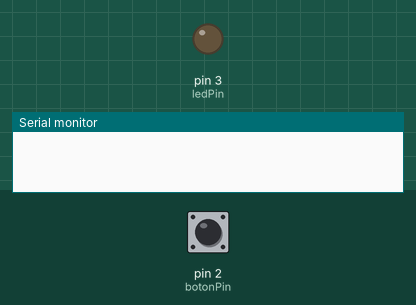
This sketch was run on a simulated Arduino Uno, built with avr-gcc and run on an emulated ATmega328P. Shown: output pins drawn as LEDs (lit = HIGH), the last lines printed to the serial monitor. The test bench sets the inputs (shaded band); at power-on: pin 2 (botonPin) LOW.

Above: at 1.2 s.
1.3 s: pin 2 (botonPin) pulled HIGH for 0.15 s
At 2.4 s:
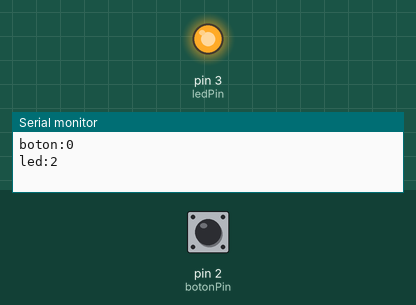
2.9 s: pin 2 (botonPin) pulled HIGH for 1 s
At 4.9 s:
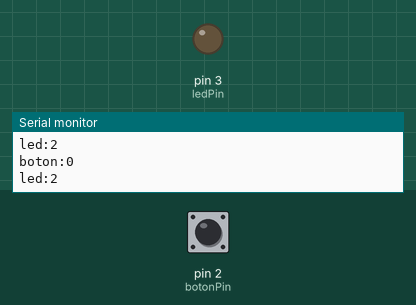
5.4 s: pin 2 (botonPin) pulled HIGH for 3.2 s
At 9.7 s:
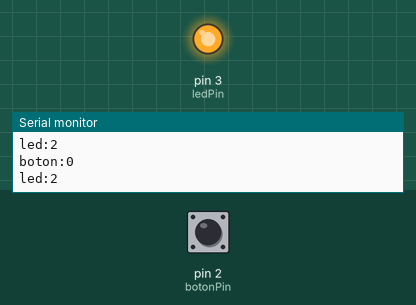
Timing chart, 0 to 11.2 s (numbered marks = the images above; inputs shaded):
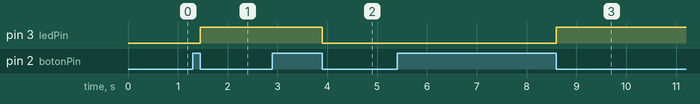

The sketch:

boton_led.ino
```cpp
int ledPin = 3;
int botonPin = 2;
int estadoBoton;
int anterior;

int prueba = 2;

void setup() {
  // put your setup code here, to run once:
  Serial.begin(9600);
  pinMode(ledPin, OUTPUT);
  pinMode(botonPin, INPUT);
  anterior = digitalRead(botonPin);
}

void loop() {
  // put your main code here, to run repeatedly:
  int estadoBoton = digitalRead(botonPin);
  int estadoLed = digitalRead(ledPin);

  if (anterior == HIGH && estadoBoton == LOW) {
    Serial.print("boton:");
    Serial.println(estadoBoton);
    Serial.print("led:");
    Serial.println(prueba);
    digitalWrite(ledPin, !estadoLed);
    if (digitalRead(ledPin) == LOW) {
    }
  }
  anterior = estadoBoton;
}

/*
  while (digitalRead(botonPin) == LOW) {
    on_off = 0;
  }

  estado = digitalRead(ledPin);
  digitalWrite(ledPin, !estado);

  while (digitalRead(botonPin) == HIGH) {
    on_off = 1;
  }
*/
```

Measured:
- after the input at 1.3 s, pin 3 (ledPin): LOW → HIGH after 0.15 s
- after the input at 2.9 s, pin 3 (ledPin): HIGH → LOW after 1.0 s
- after the input at 5.4 s, pin 3 (ledPin): LOW → HIGH after 3.2 s
